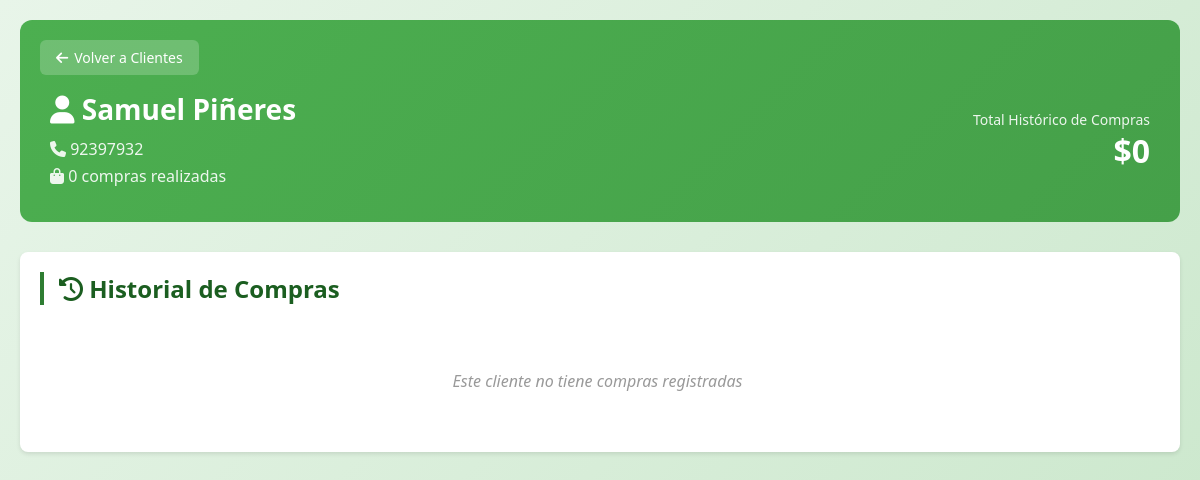
/clientes/1/compras/, run on an earlier commit of the app's database.
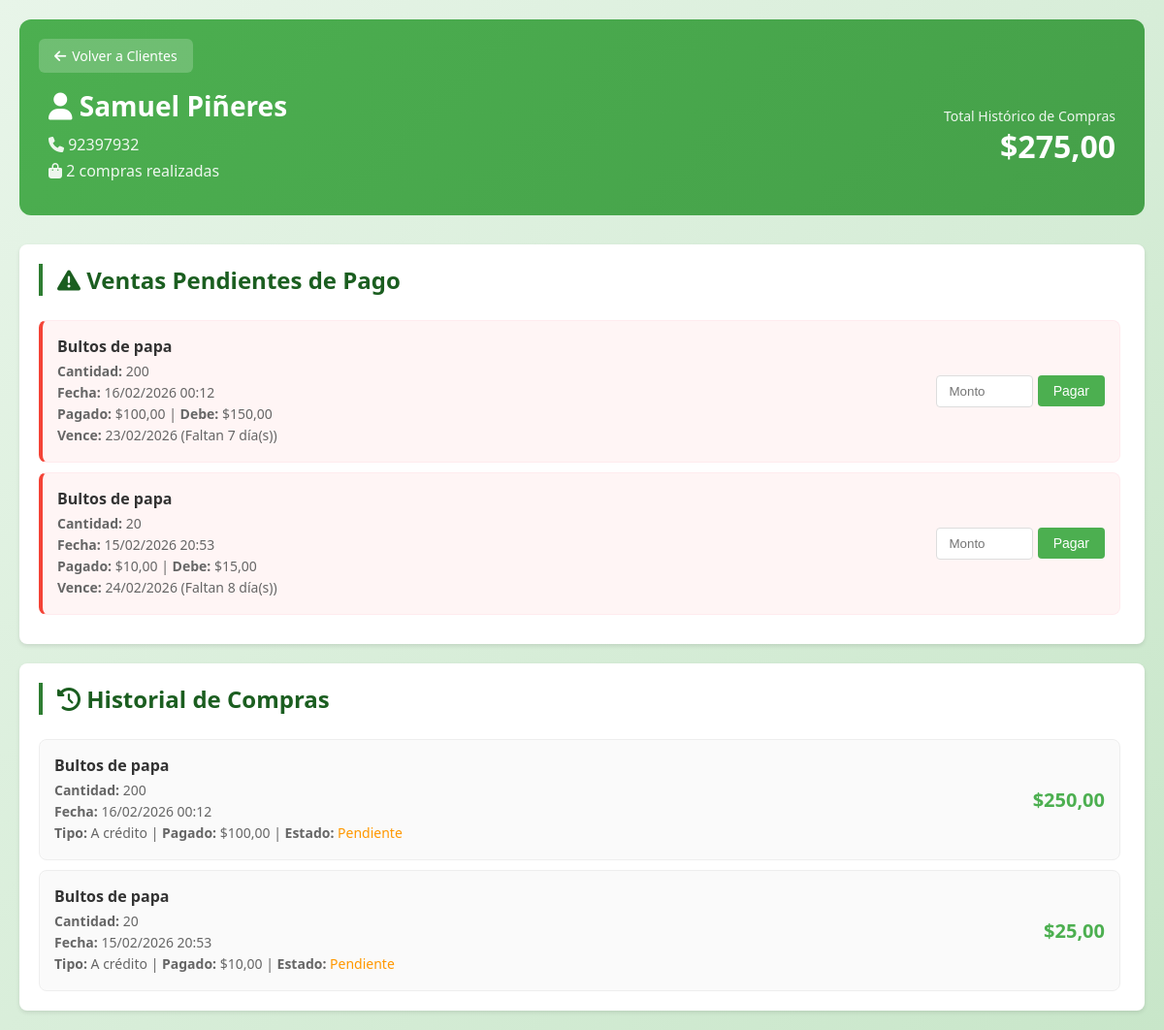
And on a later commit of the database.
### apps/clientes/models.py (models this page shows, shortened)
class Clientes(models.Model):
    idCliente = models.AutoField(primary_key=True)
    nombre = models.CharField(max_length=50)
    apellido = models.CharField(max_length=50)
    telefono = models.CharField(max_length=22)
    inicial = models.DecimalField(max_digits=10, decimal_places=2, default=0)
    saldo = models.DecimalField(max_digits=10, decimal_places=2, default=0)

### apps/ventas/models.py (models this page shows, shortened)
class Venta(models.Model):
    TIPO_PAGO_CHOICES = [
        ('completo', 'Pago Completo'),
        ('fiado', 'Pago a Crédito'),
    ]
    ESTADO_PAGO_CHOICES = [
        ('pagado', 'Pagado'),
        ('pendiente', 'Pendiente'),
        ('vencido', 'Vencido'),
    ]
    idVenta = models.AutoField(primary_key=True)
    cliente = models.ForeignKey(
        Clientes,
        on_delete= models.CASCADE,
        related_name="ventas"
    )
    producto = models.ForeignKey(
        Productos,
        on_delete= models.CASCADE
    )
    cantidad = models.IntegerField()
    fecha = models.DateTimeField(auto_now_add=True)
    total = models.DecimalField(max_digits=10, decimal_places=2)
    tipo_pago = models.CharField(
        max_length=10,
        choices=TIPO_PAGO_CHOICES,
        default='completo'
    )
    monto_pagado = models.DecimalField(
        max_digits=10,
        decimal_places=2,
        default=0
    )
    fecha_vencimiento = models.DateField(
        null=True,
        blank=True
    )
    estado_pago = models.CharField(
        max_length=10,
        choices=ESTADO_PAGO_CHOICES,
        default='pagado'
    )
    @property
    def saldo_pendiente(self):
        return self.total - self.monto_pagado
    @property
    def dias_para_vencimiento(self):
        if self.fecha_vencimiento and self.estado_pago == 'pendiente':
            return (self.fecha_vencimiento - timezone.now().date()).days
        return None
    @property
    def esta_vencido(self):
        return self.estado_pago == 'vencido' or (
            self.fecha_vencimiento and
            self.fecha_vencimiento < timezone.now().date() and
            self.estado_pago == 'pendiente'
        )

### apps/productos/models.py (models this page shows, shortened)
class Productos(models.Model):
    idProducto = models.AutoField(primary_key=True)
    nombre = models.CharField(max_length=255)
    precio = models.DecimalField(max_digits=12, decimal_places=2)
    stock = models.IntegerField()
    proveedor = models.ForeignKey(
        Proveedores,
        on_delete= models.CASCADE,
        related_name="productos"
    )

### apps/clientes/views.py (the view)
# urls.py: path('<int:pk>/compras/', views.cliente_compras, name='cliente_compras'),
def cliente_compras(request, pk):
    cliente = get_object_or_404(Clientes, idCliente=pk)
    compras = Venta.objects.filter(cliente=cliente).order_by('-fecha')
    total_compras = sum(venta.total for venta in compras)
    context = {
        'cliente': cliente,
        'compras': compras,
        'total_compras': total_compras,
    }
    return render(request, 'cliente_compras.html', context)

### apps/clientes/templates/cliente_compras.html (shortened to what this page needs)
{% load static %}
<!DOCTYPE html>
<html lang="es">
<head>
    <link rel="stylesheet" href="{% static 'css/style.css' %}">
    <link rel="stylesheet" href="{% static 'css/font-awesome.min.css' %}">
</head>
<body>
    <div class="container">
        <div class="cliente-header">
            <a href="{% url 'cliente_list' %}" class="btn-volver-top">
                <i class="fas fa-arrow-left"></i> Volver a Clientes
            </a>
            <div class="cliente-content">
                <div class="cliente-info">
                    <h1><i class="fas fa-user"></i> {{ cliente.nombre }} {{ cliente.apellido }}</h1>
                    <p><i class="fas fa-phone"></i> {{ cliente.telefono }}</p>
                    <p><i class="fas fa-shopping-bag"></i> {{ compras.count }} compras realizadas</p>
                </div>
                <div class="cliente-stats">
                    <span class="total-label">Total Histórico de Compras</span>
                    <span class="total-valor">${{ total_compras }}</span>
                </div>
            </div>
        </div>
        {% for compra in compras %}
            {% if compra.estado_pago != 'pagado' %}
                {% if forloop.first %}
                    <section class="pendientes-section">
                        <h2 class="section-title"><i class="fas fa-exclamation-triangle"></i> Ventas Pendientes de Pago</h2>
                        <div class="lista-container">
                {% endif %}
                <div class="compra-pendiente {% if compra.esta_vencido %}vencido{% elif compra.dias_para_vencimiento and compra.dias_para_vencimiento <= 1 %}urgente{% endif %}">
                    <div class="pendiente-info">
                        <h4>{{ compra.producto.nombre }}</h4>
                        <p><strong>Cantidad:</strong> {{ compra.cantidad }}</p>
                        <p><strong>Fecha:</strong> {{ compra.fecha|date:'d/m/Y H:i' }}</p>
                        <p><strong>Pagado:</strong> ${{ compra.monto_pagado }} | <strong>Debe:</strong> ${{ compra.saldo_pendiente }}</p>
                        {% if compra.fecha_vencimiento %}
                            <p><strong>Vence:</strong> {{ compra.fecha_vencimiento|date:'d/m/Y' }}
                                {% if compra.dias_para_vencimiento is not None %}
                                    {% if compra.dias_para_vencimiento < 0 %}
                                        <span style="color: #f44336;">(Vencida hace {{ compra.dias_para_vencimiento.abs }} día(s))</span>
                                    {% elif compra.dias_para_vencimiento == 0 %}
                                        <span style="color: #ff9800;">(Vence hoy)</span>
                                    {% elif compra.dias_para_vencimiento == 1 %}
                                        <span style="color: #ff9800;">(Vence mañana)</span>
                                    {% else %}
                                        <span>(Faltan {{ compra.dias_para_vencimiento }} día(s))</span>
                                    {% endif %}
                                {% endif %}
                            </p>
                        {% endif %}
                    </div>
                    <div class="pago-form">
                        <form method="post" action="{% url 'registrar_pago' cliente.pk %}">
                            <input type="number" name="monto_pago" class="pago-input" placeholder="Monto" min="0.01" max="{{ compra.saldo_pendiente }}" step="0.01" required>
                            <button type="submit" class="btn-pagar">Pagar</button>
                        </form>
                    </div>
                </div>
                {% if forloop.last %}
                        </div>
                    </section>
                {% endif %}
            {% endif %}
        {% endfor %}
        <section class="compras-section">
            <h2 class="section-title"><i class="fas fa-history"></i> Historial de Compras</h2>
            <div class="lista-container">
                {% for compra in compras %}
                <div class="compra-item">
                    <div class="compra-info">
                        <h4>{{ compra.producto.nombre }}</h4>
                        <p><strong>Cantidad:</strong> {{ compra.cantidad }}</p>
                        <p><strong>Fecha:</strong> {{ compra.fecha|date:'d/m/Y H:i' }}</p>
                        {% if compra.tipo_pago == 'fiado' %}
                            <p><strong>Tipo:</strong> A crédito | <strong>Pagado:</strong> ${{ compra.monto_pagado }} | <strong>Estado:</strong>
                                {% if compra.estado_pago == 'pagado' %}
                                    <span style="color: #4CAF50;">Pagado</span>
                                {% elif compra.estado_pago == 'vencido' %}
                                    <span style="color: #f44336;">Vencido</span>
                                {% else %}
                                    <span style="color: #ff9800;">Pendiente</span>
                                {% endif %}
                            </p>
                        {% else %}
                            <p><strong>Tipo:</strong> Pago completo</p>
                        {% endif %}
                    </div>
                    <div class="compra-total">
                        ${{ compra.total }}
                    </div>
                </div>
                {% empty %}
                <p class="empty-message">Este cliente no tiene compras registradas</p>
                {% endfor %}
            </div>
        </section>
    </div>
</body>
</html>

### panelprincipal/static/css/style.css (style rules this page uses)
* { margin: 0; padding: 0; box-sizing: border-box; }
:root { --primary-color: #2e7d32; --primary-dark: #1b5e20; --primary-light: #4caf50; --secondary-color: #8bc34a; --accent-color: #ff9800; --background: #f5f7f5; --card-bg: #ffffff; --text-primary: #1a1a1a; --text-secondary: #666666; --shadow: 0 4px 6px rgba(0, 0, 0, 0.1); --shadow-hover: 0 8px 25px rgba(0, 0, 0, 0.15); }
body { font-family: 'Segoe UI', Tahoma, Geneva, Verdana, sans-serif; background: linear-gradient(135deg, #e8f5e9 0%, #c8e6c9 100%); min-height: 100vh; color: var(--text-primary); }
.container { max-width: 1200px; margin: 0 auto; padding: 20px; }
.section-title { font-size: 1.5rem; color: var(--primary-dark); margin-bottom: 25px; padding-left: 15px; border-left: 4px solid var(--primary-color); }
.lista-container { max-height: 350px; overflow-y: auto; padding-right: 5px; }
.compra-item { background: #fff; border: 1px solid #e0e0e0; border-radius: 12px; padding: 15px; margin-bottom: 12px; transition: all 0.2s ease; }
.compra-item:last-child { margin-bottom: 0; }

### apps/clientes/templates/cliente_compras.html (style rules this page uses)
.cliente-header { background: linear-gradient(135deg, #4CAF50, #45a049); color: white; padding: 30px; border-radius: 12px; margin-bottom: 30px; position: relative; }
.btn-volver-top { position: absolute; top: 20px; left: 20px; background: rgba(255,255,255,0.2); color: white; padding: 8px 16px; border-radius: 6px; text-decoration: none; display: inline-flex; align-items: center; gap: 6px; font-size: 14px; transition: background 0.3s; }
.cliente-content { display: flex; justify-content: space-between; align-items: center; margin-top: 40px; }
.cliente-info h1 { margin: 0 0 10px 0; font-size: 28px; }
.cliente-info p { margin: 5px 0; opacity: 0.9; }
.cliente-stats { text-align: right; }
.cliente-stats .total-label { display: block; font-size: 14px; opacity: 0.9; }
.cliente-stats .total-valor { display: block; font-size: 32px; font-weight: bold; }
.compras-section { background: white; padding: 20px; border-radius: 8px; box-shadow: 0 2px 4px rgba(0,0,0,0.1); }
.compra-item { display: flex; justify-content: space-between; align-items: center; padding: 15px; border: 1px solid #eee; border-radius: 8px; margin-bottom: 10px; background: #fafafa; }
.compra-info h4 { margin: 0 0 5px 0; color: #333; }
.compra-info p { margin: 3px 0; color: #666; font-size: 14px; }
.compra-total { font-size: 20px; font-weight: bold; color: #4CAF50; }
.pendientes-section { background: white; padding: 20px; border-radius: 8px; box-shadow: 0 2px 4px rgba(0,0,0,0.1); margin-bottom: 20px; }
.compra-pendiente { display: flex; justify-content: space-between; align-items: center; padding: 15px; border: 1px solid #ffebee; border-radius: 8px; margin-bottom: 10px; background: #fff5f5; border-left: 4px solid #f44336; }
.pendiente-info h4 { margin: 0 0 5px 0; color: #333; }
.pendiente-info p { margin: 3px 0; color: #666; font-size: 14px; }
.pago-form { display: flex; gap: 10px; align-items: center; }
.pago-input { padding: 8px 12px; border: 1px solid #ddd; border-radius: 4px; width: 100px; }
.btn-pagar { background: #4CAF50; color: white; padding: 8px 16px; border: none; border-radius: 4px; cursor: pointer; font-size: 14px; }

What changed in the data, as far as the page shows it:
added Venta: shows "Ventas Pendientes de Pago", producto.nombre "Bultos de papa", cantidad "200", fecha "16/02/2026 00:12", monto_pagado "100,00", saldo_pendiente "150,00", fecha_vencimiento "23/02/2026", dias_para_vencimiento "7", total "250,00"
added Venta: producto.nombre "Bultos de papa", cantidad "20", fecha "15/02/2026 20:53", monto_pagado "10,00", saldo_pendiente "15,00", fecha_vencimiento "24/02/2026", dias_para_vencimiento "8", shows "Pendiente", total "25,00"
Also different on the page:
{{ compras.count }}: "0" → "2"
{{ total_compras }}: "0" → "275,00"
text no longer shown: "Este cliente no tiene compras registradas"
